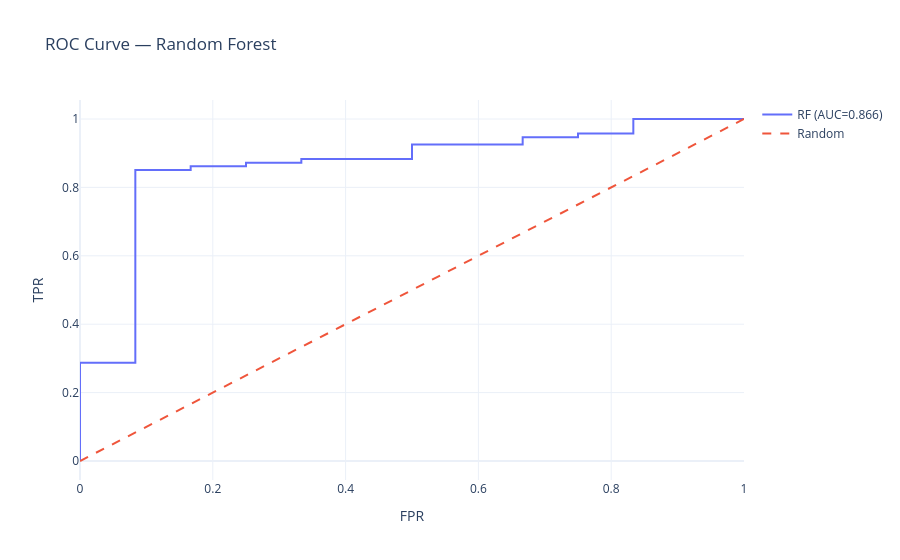

This figure's notebook cell:
### Markdown cell above
### 📌 그래프 설명 — ROC-AUC 비교

Random Forest가 가장 높은 분류 성능을 보이며, 이후 확장 세그먼트 예측에 **RF를 메인 모델**로 사용합니다.

### ✅ 소결론

n=106 소표본에서도 AUC 0.89는 **「Feature 설계가 타당하다」**는 신호입니다. 다만 절대 수치보다 Feature 중요도·세그먼트 간 상대 비교에 활용합니다.

### Code cell
rf_pipe = fitted["Random Forest"]
y_proba = cross_val_predict(rf_pipe, X, y, cv=cv, method="predict_proba")[:, 1]
fpr, tpr, _ = roc_curve(y, y_proba)
roc_auc = auc(fpr, tpr)

fig = go.Figure()
fig.add_trace(go.Scatter(x=fpr, y=tpr, mode="lines", name=f"RF (AUC={roc_auc:.3f})"))
fig.add_trace(go.Scatter(x=[0, 1], y=[0, 1], mode="lines", line=dict(dash="dash"), name="Random"))
fig.update_layout(title="ROC Curve — Random Forest", xaxis_title="FPR", yaxis_title="TPR", template=PLOTLY_TEMPLATE)
fig.show()

### Figure 1 — Plotly figure (JSON) as saved in the notebook; plotly's stock layout.template omitted (floating-point values rounded to 4 significant figures)
{"data": [{"mode": "lines", "name": "RF (AUC=0.866)", "type": "scatter", "x": [0.0, 0.0, 0.0, 0.0, 0.0, 0.08333, 0.08333, 0.1667, 0.1667, 0.25, 0.25, 0.3333, 0.3333, 0.5, 0.5, 0.6667, 0.6667, 0.75, 0.75, 0.8333, 0.8333, 1.0], "y": [0.0, 0.01064, 0.04255, 0.06383, 0.2872, 0.2872, 0.8511, 0.8511, 0.8617, 0.8617, 0.8723, 0.8723, 0.883, 0.883, 0.9255, 0.9255, 0.9468, 0.9468, 0.9574, 0.9574, 1.0, 1.0]}, {"line": {"dash": "dash"}, "mode": "lines", "name": "Random", "type": "scatter", "x": [0, 1], "y": [0, 1]}], "layout": {"title": {"text": "ROC Curve — Random Forest"}, "xaxis": {"title": {"text": "FPR"}}, "yaxis": {"title": {"text": "TPR"}}}}
